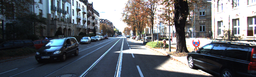
//> input picture 000000_10.png, 256 x 77 px, shrunk from 1242 x 375 before the run
$ ./main   (built with g++ and OpenCV 4)
//> lines starting //> are read from the running program, lines starting //| are printed output that depends on the picture
### stereomatching.cpp
// Include necessary header files from OpenCV and standard libraries
#include "stereomatching.hpp"

// Sets the necessary parameters for the disparity computation process.
void StereoBlockMatching::setParameters(int num_disparities, int block_size, cv::Size image_size) {
    this->num_disparities = num_disparities; // The maximum disparity difference to consider for matching.
    this->block_size = block_size; // The size of the square block to use for block matching.
    this->padding = block_size / 2; // Padding to be added to the image borders to handle edge cases.

    // Initialize the disparity image to zero. It will hold the result of the disparity computation.
    this->disparity_image = cv::Mat::zeros(image_size, CV_32F);

    // Precompute the number of sliding windows for each possible column, considering the given padding.
    sliding_windows.clear(); // Clearing any previously stored values.
    for (int i = 0; i < image_size.width - padding - 1; i++) {
        sliding_windows.emplace_back(num_sliding_windows(image_size.width, i + padding + 1));
    }
}

// Calculates the number of sliding windows that can fit within the current column, considering the padding and disparity range.
int StereoBlockMatching::num_sliding_windows(int n_cols, int col) {
    return num_disparities - std::max(0, (num_disparities - col + padding));
}

// Calculates the mean value of the pixels within a window. This is used in zero-mean metrics.
cv::Mat StereoBlockMatching::mean(cv::Mat &window) {
    cv::Scalar meanVal = cv::mean(window); // Calculate the mean of the window.
    return cv::Mat(window.size(), window.type(), meanVal); // Return a matrix filled with the mean value.
}

// Computes the Sum of Squared Differences (SSD) between two image windows.
// [4 lines left out: function ssd, not called in this run]

// Computes the Sum of Absolute Differences (SAD) between two image windows.
float StereoBlockMatching::disparity_sad(cv::Mat &ref_window, cv::Mat &target_window, cv::Mat &diff) {
    cv::absdiff(ref_window, target_window, diff); // Calculate the absolute difference between the windows.
    return cv::sum(diff)[0]; // Sum up all the differences to get the SAD.
}

// Computes the Zero-mean Sum of Absolute Differences (ZSAD) between two image windows.
float StereoBlockMatching::disparity_zsad(cv::Mat &ref_window, cv::Mat &target_window, cv::Mat &diff){
    cv::absdiff(ref_window_mean, target_window - mean(target_window), diff); // Subtract means and calculate the absolute difference.
    return cv::sum(diff)[0]; // Sum up all the differences to get the ZSAD.
}

float StereoBlockMatching::disparity_ssd(cv::Mat &ref_window, cv::Mat &target_window, cv::Mat &diff){
    cv::absdiff(ref_window, target_window, diff);
    return cv::norm(diff, cv::NORM_L2SQR);
}

float StereoBlockMatching::disparity_ncc(cv::Mat &ref_window, cv::Mat &target_window, cv::Mat &diff){
    cv::multiply(ref_window, target_window, cross_cor_mat);
    cv::multiply(target_window, target_window, target_ssd_mat);
    return cv::sum(cross_cor_mat)[0]/(ref_ssd*cv::sum(target_ssd_mat)[0]);
}


float StereoBlockMatching::disparity_zncc(cv::Mat &ref_window, cv::Mat &target_window, cv::Mat &diff){
    target_window_mean = target_window - mean(target_window);
    cv::multiply(ref_window_mean, target_window_mean, cross_cor_mat);
    cv::multiply(target_window_mean, target_window_mean, target_ssd_mat);
    cross_cor = cv::sum(cross_cor_mat)[0];
    return cross_cor*cross_cor/(ref_ssd*cv::sum(target_ssd_mat)[0]);
}

// Compute the disparity map by comparing blocks of the two images and finding the best match.
void StereoBlockMatching::computeDisparityMap(cv::Mat& ref_image, cv::Mat& target_image, cv::Mat &disp, DisparityMetric metric){
    // Convert the images to grayscale to simplify the matching process.
    cv::Mat ref_gray, target_gray;
    cv::cvtColor(ref_image, ref_gray, cv::COLOR_BGR2GRAY);
    cv::cvtColor(target_image, target_gray, cv::COLOR_BGR2GRAY);
    // Add padding to handle the border of the images.
    cv::Mat ref_padded, target_padded;
    cv::copyMakeBorder(ref_gray, ref_padded, padding, padding, padding, padding, cv::BORDER_REPLICATE);
    cv::copyMakeBorder(target_gray, target_padded, padding, padding, padding, padding, cv::BORDER_REPLICATE);

    // Start timing the disparity computation.
    auto start = std::chrono::high_resolution_clock::now();
    cv::Mat diff;
    int disparity = 0;
    float ssd_values;
    // Iterate through each pixel in the padded reference image.
    for(int row = padding +1; row < ref_padded.rows - padding; row++){
        for(int col = padding + 1; col < ref_padded.cols - padding; col++){
            // Retrieve the number of windows to slide based on the current column.
            num_windows = sliding_windows[col - padding - 1];
            // Define the reference block for comparison.
            ref_window = ref_padded(cv::Rect(col - padding, row - padding, block_size, block_size));
            min_ssd = MIN_SSD_CONSTANT;

            // Slide the window across the target image and calculate the Sum of Squared Differences (SSD).
            switch(metric){
                case SAD:
                    break;
                case ZSAD:
                    ref_window_mean = ref_window - mean(ref_window);
                    break;
                case SSD:
                    break;
                case NCC:
                    cv::multiply(ref_window, ref_window, ref_ssd_mat);
                    ref_ssd = cv::sum(ref_ssd_mat)[0];
                    break;

                case ZNCC:
                    ref_window_mean = ref_window - mean(ref_window);
                    cv::multiply(ref_window_mean, ref_window_mean, ref_ssd_mat);
                    ref_ssd = cv::sum(ref_ssd_mat)[0];
                    break;
            }

            for(int i = 0; i < num_windows; i++){
                target_window = target_padded(cv::Rect(col - padding - i, row - padding, block_size, block_size));

                switch(metric){
                    case SAD:
                        ssd_values = disparity_sad(ref_window, target_window, diff);
                        break;
                    case ZSAD:
                        ssd_values = disparity_zsad(ref_window, target_window, diff);
                        break;
                    case SSD:
                        ssd_values = disparity_ssd(ref_window, target_window, diff);
                        break;
                    case NCC:
                        ssd_values = disparity_ncc(ref_window, target_window, diff);
                        break;
                    case ZNCC:
                        ssd_values = disparity_zncc(ref_window, target_window, diff);
                        break;
                }
                if(ssd_values < min_ssd){
                    min_ssd = ssd_values;
                    disparity = i;
                }
            }


            // Assign the best matching disparity value to the output disparity map.
            disp.ptr<float>(row - padding)[col - padding] = disparity;
        }
    }

    // Normalize the disparity values for visualization.
    cv::normalize(disp, disp, 0, 255, cv::NORM_MINMAX, CV_8U);

    // End timing and print the elapsed time.
    auto end = std::chrono::high_resolution_clock::now();
    std::chrono::duration<double> elapsed = end - start;
    std::cout << "Time elapsed: " << elapsed.count() << " seconds" << std::endl;
}

### main.cpp
#include "stereomatching.hpp"

int main(){

    cv::Mat left_image = cv::imread("/Users/nitishsanghi/Documents/Stereo-Matching/data_scene_flow/training/image_2/000000_10.png", cv::IMREAD_COLOR);
//> left_image is the input picture: 77 rows x 256 cols, CV_8UC3; mean B, G, R 107.3, 101.8, 98.6
    cv::Mat right_image = cv::imread("/Users/nitishsanghi/Documents/Stereo-Matching/data_scene_flow/training/image_3/000000_10.png", cv::IMREAD_COLOR);

    std::cout << "Image size: " << left_image.size() << std::endl;
//| Image size: [256 x 77]
    std::cout << "Image channels: " << left_image.channels() << std::endl;
//| Image channels: 3

    StereoBlockMatching sbm;
    sbm.setParameters(100,11,left_image.size());
    cv::Mat disparity_image = cv::Mat::zeros(left_image.size(), CV_32F);
    sbm.computeDisparityMap(left_image, right_image, disparity_image, StereoBlockMatching::DisparityMetric::SAD);
//> in computeDisparityMap, `cv::cvtColor(ref_image, ref_gray, cv::COLOR_BGR2GRAY);`:
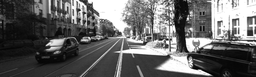
//> ref_gray: 77 rows x 256 cols, CV_8UC1; min 0, max 255, mean 101.5
//> in computeDisparityMap, `cv::copyMakeBorder(ref_gray, ref_padded, padding, padding, padding, pa..`:
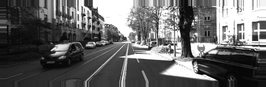
//> ref_padded: 87 rows x 266 cols, CV_8UC1; min 0, max 255, mean 100.2
//> the loop in computeDisparityMap, `for(int row = padding +1; row < ref_padded.rows - padding; row++)` made 76 passes
//> ssd_values on passes 1 to 12: 9445, 9688, 10262, 10928, 11506, 12010, 12314, 12581, 13187, 13477, 13489, 13744
//> after the loop in computeDisparityMap, `for(int row = padding +1; row < ref_padded.rows - padding; row++)`: disp: 77 rows x 256 cols, CV_32FC1; every value is 0
//> after the loop in computeDisparityMap, `for(int row = padding +1; row < ref_padded.rows - padding; row++)`: num_windows = 0; min_ssd = 3.4e+38; ref_ssd = 0; ssd_values = 4517; disparity = 0
//> disparity_image: 77 rows x 256 cols, CV_8UC1; every value is 0
    cv::imwrite("Disparity_SAD.png", disparity_image);

    disparity_image = cv::Mat::zeros(left_image.size(), CV_32F);
    sbm.computeDisparityMap(left_image, right_image, disparity_image, StereoBlockMatching::DisparityMetric::ZSAD);
//> the loop in computeDisparityMap (call 2), `for(int row = padding +1; row < ref_padded.rows - padding; row++)` made 76 passes
//> ssd_values on passes 1 to 12: 2605, 2464, 2491, 2482, 2510, 2647, 2738, 2781, 2873, 3049, 3383, 3855
    cv::imwrite("Disparity_ZSAD.png", disparity_image);

    disparity_image = cv::Mat::zeros(left_image.size(), CV_32F);
    sbm.computeDisparityMap(left_image, right_image, disparity_image, StereoBlockMatching::DisparityMetric::SSD);
    cv::imwrite("Disparity_SSD.png", disparity_image);

    disparity_image = cv::Mat::zeros(left_image.size(), CV_32F);
    sbm.computeDisparityMap(left_image, right_image, disparity_image, StereoBlockMatching::DisparityMetric::NCC);
//> after the loop in computeDisparityMap (call 4), `for(int row = padding +1; row < ref_padded.rows - padding; row++)`:
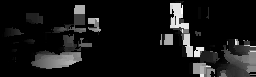
//> disp: 77 rows x 256 cols, CV_32FC1; min 0, max 98, mean 8.7; drawn with min black and max white
    cv::imwrite("Disparity_NCC.png", disparity_image);

    disparity_image = cv::Mat::zeros(left_image.size(), CV_32F);
    sbm.computeDisparityMap(left_image, right_image, disparity_image, StereoBlockMatching::DisparityMetric::ZNCC);
//> after the loop in computeDisparityMap (call 5), `for(int row = padding +1; row < ref_padded.rows - padding; row++)`:
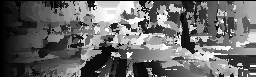
//> disp: 77 rows x 256 cols, CV_32FC1; min 0, max 99, mean 40.4; drawn with min black and max white
    cv::imwrite("Disparity_ZNCC.png", disparity_image);

    return 0;
}

$ run again, with Disparity.png copied over 000000_10.png
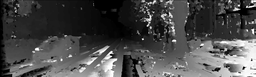
//> input picture Disparity.png, 256 x 77 px, shrunk from 1242 x 375 before the run
//> left_image is the input picture: 77 rows x 256 cols, CV_8UC3; min 0, max 255, mean 74.9
//| Image size: [256 x 77]
//| Image channels: 3
//> in computeDisparityMap, `cv::copyMakeBorder(ref_gray, ref_padded, padding, padding, padding, pa..`:
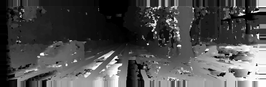
//> ref_padded: 87 rows x 266 cols, CV_8UC1; min 0, max 255, mean 76.8
//> the loop in computeDisparityMap, `for(int row = padding +1; row < ref_padded.rows - padding; row++)` made 76 passes
//> ssd_values on passes 1 to 8: 7683, 8125, 8133, 8295, 8260, 8111, 8118, 7862
//> after the loop in computeDisparityMap, `for(int row = padding +1; row < ref_padded.rows - padding; row++)`: num_windows = 0; min_ssd = 3.4e+38; ref_ssd = 0; ssd_values = 10175; disparity = 0
//> disparity_image: 77 rows x 256 cols, CV_8UC1; every value is 0
//> the loop in computeDisparityMap (call 2), `for(int row = padding +1; row < ref_padded.rows - padding; row++)` made 76 passes
//> ssd_values on passes 1 to 8: 4456, 4650, 4752, 4888, 4885, 4826, 4928, 4926
//> after the loop in computeDisparityMap (call 5), `for(int row = padding +1; row < ref_padded.rows - padding; row++)`:
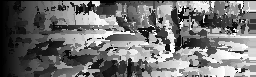
//> disp: 77 rows x 256 cols, CV_32FC1; min 0, max 99, mean 44.1; drawn with min black and max white
